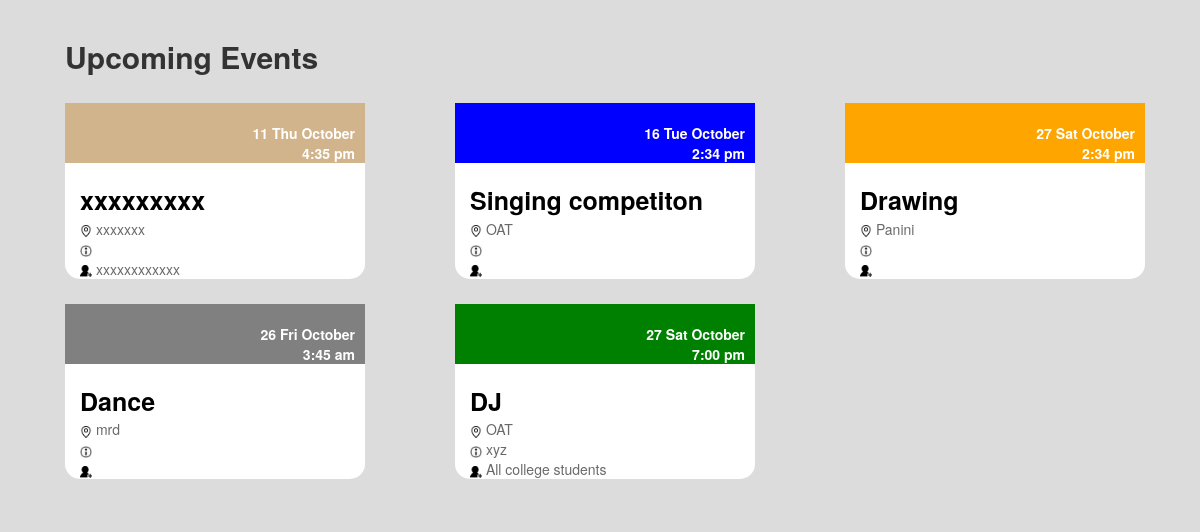
The app's page /events/php/notify.php with its own data.
### tables this page shows
CREATE TABLE `create_event` (
  `event_id` int(11) NOT NULL,
  `club_id` varchar(20) NOT NULL,
  `date` date NOT NULL,
  `time` time NOT NULL,
  `end_time` time NOT NULL,
  `event_name` varchar(20) NOT NULL,
  `place` varchar(100) NOT NULL,
  `more_info` text NOT NULL,
  `invite` text NOT NULL,
  `image` blob NOT NULL
);

### events/php/notify.php (the view, shortened to what this page needs)
<!DOCTYPE html>
<html lang="en">
<head>
<h1 style="font-size:30px"><b>Upcoming Events</b></h1>
  <link rel="stylesheet" href="https://maxcdn.bootstrapcdn.com/bootstrap/3.3.7/css/bootstrap.min.css">
</head>
<body style="background-color:gainsboro">
<?php
$servername = "localhost";
$username1 = "root";
$password1 = "";
$dbname = "portal";
$link = mysqli_connect($servername, $username1, $password1, $dbname);
$a="SELECT * from create_event";
$result=mysqli_query($link,$a);
	echo'<div class="container-fluid">';
	echo'<div class="row">';
	if (mysqli_num_rows($result) > 0) {
    while($row = mysqli_fetch_assoc($result)) {
		echo'<div class="col-lg-3 " id="rcorners3" >';
		echo'<div class="bg-primary text-right nested_div">';
		echo'<span class="position_text">';
		echo"<br>";
		$newDate = date("d D F", strtotime($row["date"]));
		echo $newDate;
		echo"</span>";
		echo'<span class="position_text">';
		echo"<br>";
		echo date("g:i a", strtotime($row["time"]));				echo'</span>';
		echo'</div>';
		echo"<br>";
		echo'<span class="bold_text">';
		echo $row["event_name"];
		echo'</span>';
		echo"<br>";
		echo' <img src="../images/location_icon.png" alt="Fjords" height="12" width="12">';
		echo $row["place"];
		echo"<br>";
		echo' <img src="../images/more_info.png" alt="Fjords" height="12" width="12">';
		echo $row["more_info"];
		echo"<br>";
		echo' <img src="../images/invite.png" alt="Fjords" height="12" width="12">';
		echo $row["invite"];
		echo"<br>";
		echo"</div>";
    }
	echo'</div>';
}
echo"</div>"
?>
</body>
</html>

### events/php/notify.php (style rules this page uses)
[class*="col-"] { margin-bottom: 25px; margin-right: 25px; margin-left: 65px; background-color:white; }
.container-fluid { padding: 0px 0px; }
h1 { padding: 20px 65px; font-size:60px; }
.nested_div { margin-right: -15px; margin-left: -15px; }
.position_text { margin-right: 10px; }
.bold_text { font-weight:bold; font-size:25px; color:black; }
div { color:dimgray; }
#rcorners3 { border-radius: 15px; }

### records on screen
create_event: date "11 Thu October", time "4:35 pm", event_name "xxxxxxxxx", place "xxxxxxx", invite "xxxxxxxxxxxx"
create_event: date "16 Tue October", time "2:34 pm", event_name "Singing competiton", place "OAT"
create_event: date "27 Sat October", time "2:34 pm", event_name "Drawing", place "Panini"
create_event: date "26 Fri October", time "3:45 am", event_name "Dance", place "mrd"
create_event: date "27 Sat October", time "7:00 pm", event_name "DJ", place "OAT", more_info "xyz", invite "All college students"
